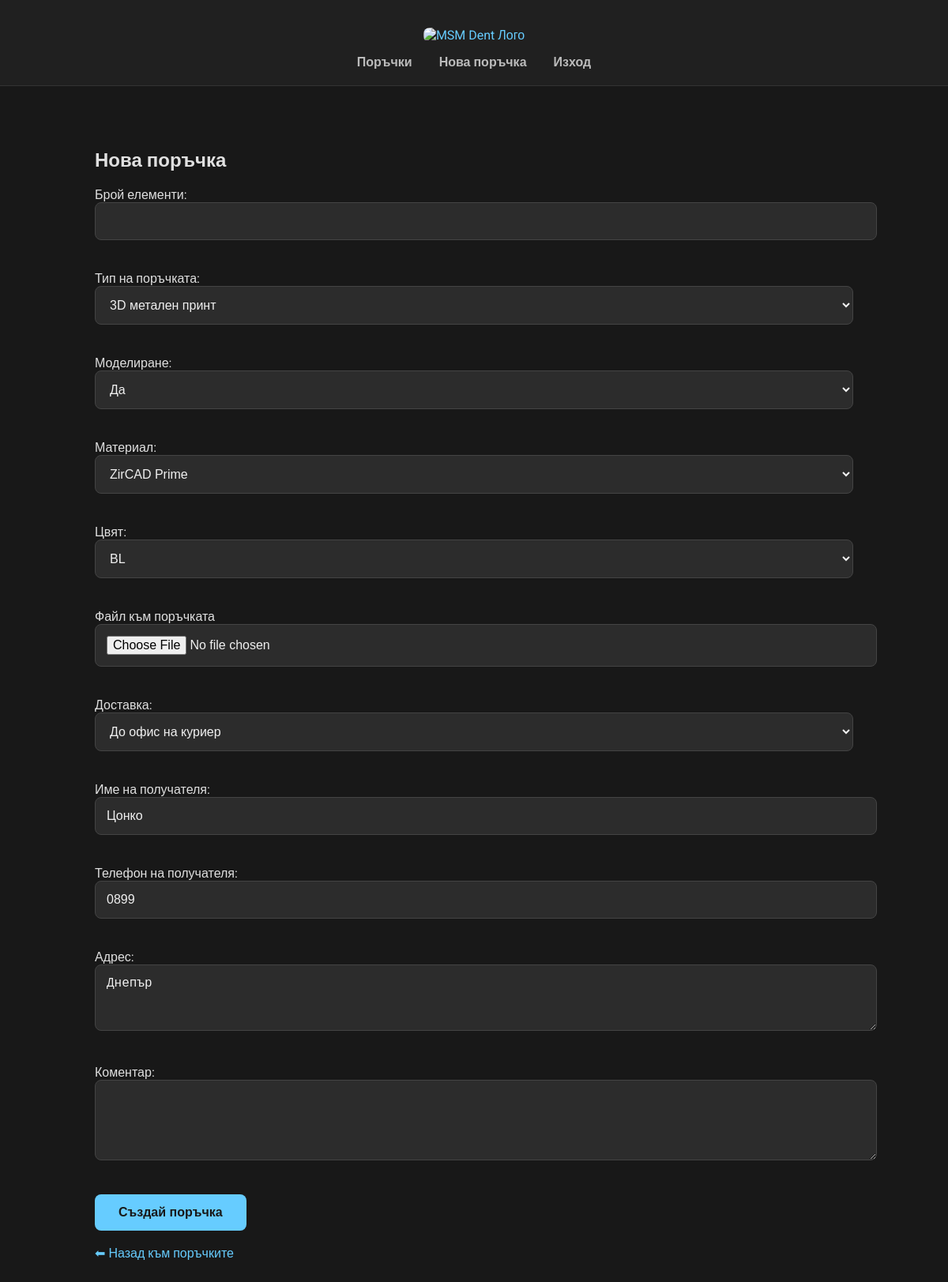
Page /orders/add.php (signed in) on the committed database.
### tables this page shows
CREATE TABLE orders (
    id INTEGER PRIMARY KEY AUTOINCREMENT,
    user_id INTEGER,
    date TEXT DEFAULT CURRENT_TIMESTAMP,
    order_type VARCHAR(255),
    quantity VARCHAR(255),
    modeling VARCHAR(255),
    material VARCHAR(255),
    color VARCHAR(255),
    delivery VARCHAR(255),
    recipient_name VARCHAR(255),
    recipient_phone VARCHAR(255),
    address TEXT,
    comment TEXT,
    status TEXT DEFAULT 'Нова',
    FOREIGN KEY(user_id) REFERENCES users(id)
);

### orders/add.php (the view, shortened to what this page needs)
<?php
include __DIR__ . '/../db.php';
$stmt = $db->prepare("SELECT recipient_name, recipient_phone, address, delivery FROM orders WHERE user_id = :user_id ORDER BY date DESC LIMIT 1");
$stmt->bindValue(':user_id', $_SESSION['user_id'], SQLITE3_INTEGER);
$result = $stmt->execute();
$last_order = $result->fetchArray(SQLITE3_ASSOC);
$recipient_name = $last_order['recipient_name'] ?? '';
$recipient_phone = $last_order['recipient_phone'] ?? '';
$address = $last_order['address'] ?? '';
$delivery = $last_order['delivery'] ?? '';
?>
<?php
include __DIR__ . '/../partials/header.php';
?>
<h2>Нова поръчка</h2>
<form method="POST" action="create.php" enctype="multipart/form-data">
    Брой елементи: <input name="quantity" type="number"><br><br>
    Тип на поръчката:
    <select name="order_type">
        <option value="3d метален принт">3D метален принт</option>
    </select><br><br>
    Моделиране:
    <select name="modeling">
        <option value="Да">Да</option>
    </select><br><br>
    Материал:
    <select name="material">
        <option value="ZirCAD Prime">ZirCAD Prime</option>
    </select><br><br>
    Цвят:
    <select name="color">
        <option value="BL">BL</option>
    </select><br><br>
    Файл към поръчката
    <input type="file" name="file" accept=".stl,.ply,.dcm,.txt"><br><br>
    Доставка:
    <select name="delivery">
        <option value="До офис на куриер" <?php if ($delivery == 'До офис на куриер') echo 'selected'; ?>>До офис на куриер</option>
    </select><br><br>
    Име на получателя: <input name="recipient_name" type="text" value="<?php echo htmlspecialchars($recipient_name); ?>"><br><br>
    Телефон на получателя: <input name="recipient_phone" type="text" value="<?php echo htmlspecialchars($recipient_phone); ?>"><br><br>
    Адрес:<br>
    <textarea name="address" rows="3" cols="40"><?php echo htmlspecialchars($address); ?></textarea><br><br>
    Коментар:<br>
    <textarea name="comment" rows="4" cols="40"></textarea><br><br>
    <button type="submit">Създай поръчка</button>
</form>
<br>
<a href="list.php">⬅ Назад към поръчките</a>
</body>
</html>

### style.css (style rules this page uses)
body { background-color: #181818; color: #e0e0e0; font-family: 'Roboto', sans-serif; margin: 0; padding: 0; }
form input, form select, form textarea { width: 100%; background-color: #2c2c2c; color: #f0f0f0; border: 1px solid #444; padding: 14px; margin-bottom: 20px; border-radius: 8px; font-size: 16px; transition: border-color 0.3s; }
form button { background-color: #66ccff; color: #181818; border: none; padding: 14px 30px; cursor: pointer; border-radius: 8px; font-weight: 600; font-size: 16px; transition: background-color 0.3s; }
a { color: #66ccff; text-decoration: none; }

### rows in the picture
orders: delivery "До офис на куриер", recipient_name "Цонко", recipient_phone "0899", address "Днепър"
